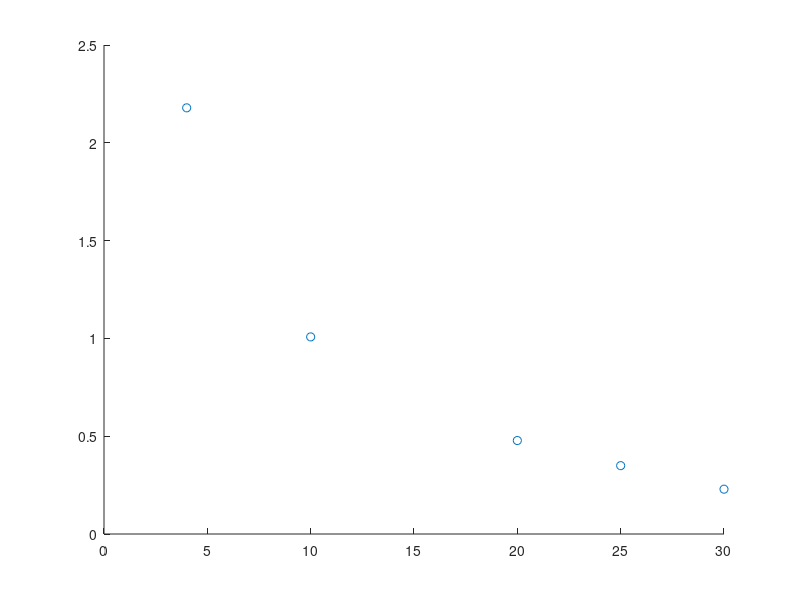

This chart was generated by the following MATLAB code: (Note: this script raises an error after producing the figure.)
%% SENSOR MODEL %%
clc;
clear all;
close all;
load('./Data Collection/SensorModel/all-sensor-model-data.mat')
load('./Data Collection/SensorModel/group-8.mat')

% Means
all_short = cat(1, s4, s10, s20, s25, s30);
each_short_mean = [mean(s4) mean(s10) mean(s20) mean(s25) mean(s30)];

all_med = cat(1, m10, m27, m45, m62, m80);
each_med_mean = [mean(m10) mean(m27) mean(m45) mean(m62) mean(m80)];

all_long = cat(1, l20group8,l40group8, l80group8, l120group8, l150group8);
each_long_mean = [mean(l20group8) mean(l40group8) mean(l80group8) mean(l120group8) mean(l150group8)];

% Plots
figure(1)
short_dist = [4 10 20 25 30];
hold on
scatter(short_dist, each_short_mean);
x0 = [50 6.4 1.3 -0.2]; 
rational = fittype( @(a,b,c,d,x) (a*(x + b).^(-c))+d );
[fitted_curve,gof] = fit(short_dist',each_short_mean',rational,'StartPoint',x0)
p = coeffvalues(fitted_curve);
plot(short_dist, fitted_curve(short_dist))
hold off
legend('Collected Data','Fitted Function')
title('Short Range Distance Means')
xlabel('Distance (cm)')
ylabel('Voltage (V)')
short_eqn = sprintf('y = (%.6f) x^2 + (%.6f) x + (%.6f)',p(1),p(2),p(3));
disp(short_eqn)

figure(2)
med_dist = [10 27 45 62 80];
hold on
scatter(med_dist, each_med_mean);
x0 = [112703 97 2 0]; 
rational = fittype( @(a,b,c,d,x) (a*(x + b).^(-c))+d );
[fitted_curve,gof] = fit(med_dist',each_med_mean',rational,'StartPoint',x0)
p = coeffvalues(fitted_curve);
plot(med_dist, fitted_curve(med_dist))
hold off
legend('Collected Data','Fitted Function')
title('Medium Range Distance Means')
xlabel('Distance (cm)')
ylabel('Voltage (V)')
med_eqn = sprintf('y = (%.6f)*( x + (%.6f) )^(-(%.6f)) + (%.6f)',p(1),p(2),p(3),p(4));
disp(med_eqn)

figure(3)
long_dist = [20 40 80 120 150];
hold on
scatter(long_dist, each_long_mean);
x0 = [1 1 1 1]; 
rational = fittype( @(a,b,c,d,x) (a*(x + b).^(-c))+d );
[fitted_curve,gof] = fit(long_dist',each_long_mean',rational,'StartPoint',x0)
p = coeffvalues(fitted_curve);
plot(long_dist, fitted_curve(long_dist))
hold off
legend('Collected Data','Fitted Function')
title('Long Range Distance Means')
xlabel('Distance (cm)')
ylabel('Voltage (V)')
long_eqn = sprintf('y = (%.6f)*( x + (%.6f) )^(-(%.6f)) + (%.6f)',p(1),p(2),p(3),p(4));
disp(long_eqn)
